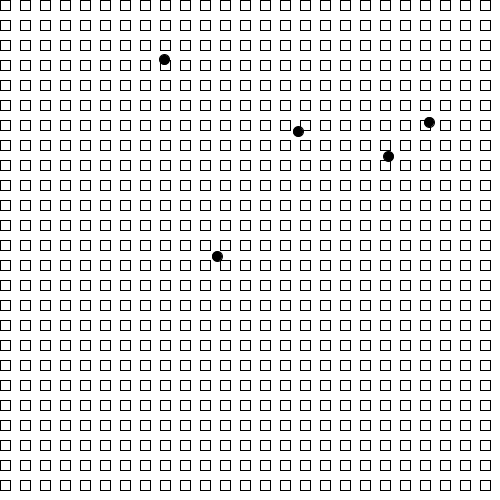
Frame 1 (no input)
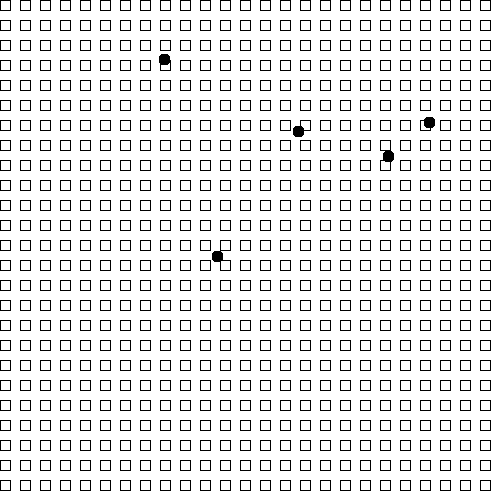
Frame 60 (the mouse pressed at the canvas centre just before this capture)
Frame 120 (the mouse held since frame 60 and released just before this capture): identical to frame 60, image omitted

The Processing sketch that drew these frames (run headless with seeded random() and noise(); from frame 60 on, the mouse is pressed at the canvas centre):

// Processing sketch: dis_obj_function
// ── dis_obj_function.pde
ArrayList<String>pts;
ArrayList<String>grid;
ArrayList<Integer[]>ptPool;
float grid_dist=20;
float req_d=100;
int num_grid=10;
int req_pts=5;

void setup(){
  size(500,500);
  background(255);
  pts=new ArrayList<String>();
  grid=new ArrayList<String>();
  int num_pts=5;
  ptPool=new ArrayList<Integer[]>();
  for(int i=0; i<num_pts; i++){
    float x=random(20,450);
    float y=random(20,450);
    pts.add(x+","+y);
  }
  for(int i=0; i<500; i+=grid_dist){
    for(int j=0; j<500; j+=grid_dist){
      grid.add((i)+","+(j));
    }
  }
}

void draw(){
  for(int i=0; i<pts.size(); i++){
    float x=Float.parseFloat(pts.get(i).split(",")[0]);
    float y=Float.parseFloat(pts.get(i).split(",")[1]);
    fill(0);
    ellipse(x,y,10,10);
  }
  noFill();
  for(int i=0; i<grid.size(); i++){
    float x=Float.parseFloat(grid.get(i).split(",")[0]);
    float y=Float.parseFloat(grid.get(i).split(",")[1]);
    rect(x,y,10,10);
  }
}

void mousePressed(){
  background(255);
  Integer[] id_arr=genIdx();
  float f=fitness(id_arr);
  int num=(int)(f*10);
  for(int i=0; i<num; i++){
    ptPool.add(id_arr);
  }
  
  
  for(int i=0;i<id_arr.length; i++){
    float x=Float.parseFloat(grid.get(id_arr[i]).split(",")[0]);
    float y=Float.parseFloat(grid.get(id_arr[i]).split(",")[1]);
    fill(255,0,0);
    ellipse(x,y,grid_dist, grid_dist);
  }
}

Integer[] genIdx(){
  int n=grid.size();
  Integer[] id_arr=new Integer[req_pts];
  for(int i=0; i<req_pts; i++){
    id_arr[i]=(int)(random(n));
  }
  return id_arr;
}

float fitness(Integer[] arr_id){  
  float cumu_sum=0;
  for(int i=0; i<pts.size(); i++){
      float x0=Float.parseFloat(pts.get(i).split(",")[0]);
      float y0=Float.parseFloat(pts.get(i).split(",")[1]);
      float sum_ite=0;
      for(int j=0; j<arr_id.length; j++){
        int id=arr_id[j];
        float x1=Float.parseFloat(grid.get(id).split(",")[0]);
        float y1=Float.parseFloat(grid.get(id).split(",")[1]);
        float d01=dis(x0,y0,x1,y1);
        sum_ite+=d01;
      }
      float avg_sum_ite=(sum_ite/(arr_id.length));
      cumu_sum+=avg_sum_ite;      
  }
  float total_f= cumu_sum/pts.size();
  println(total_f);
  float f= req_d/(req_d+Math.abs(total_f-req_d));
  return total_f;
}


float dis(float x0, float y0, float x1, float y1){
  float d=(float)(Math.sqrt((x0-x1)*(x0-x1) + (y0-y1)*(y0-y1)));
  return d;
}
